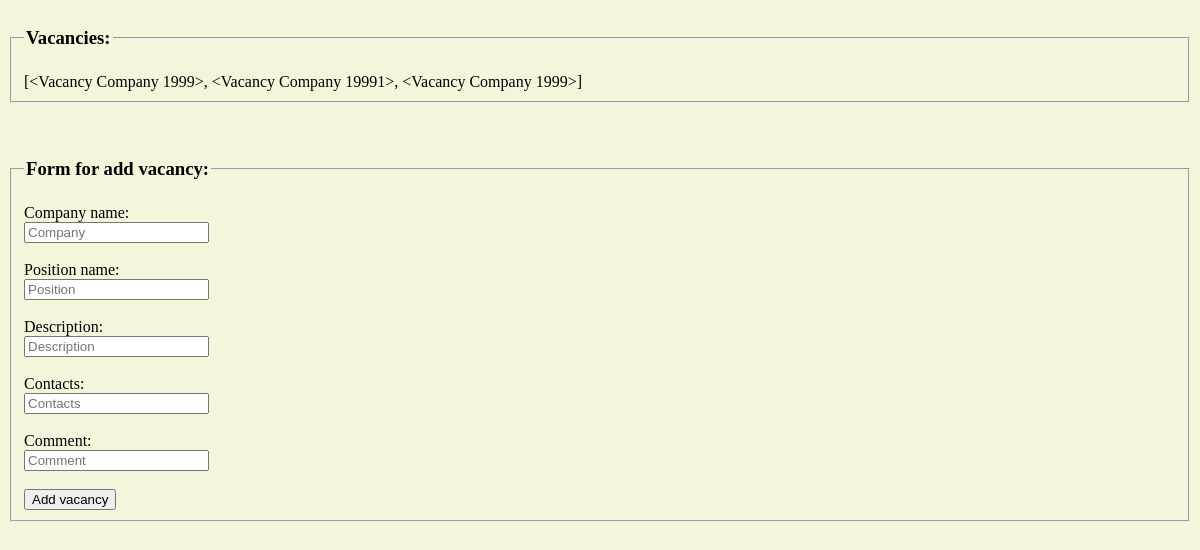
The app's page /vacancy/, older data.
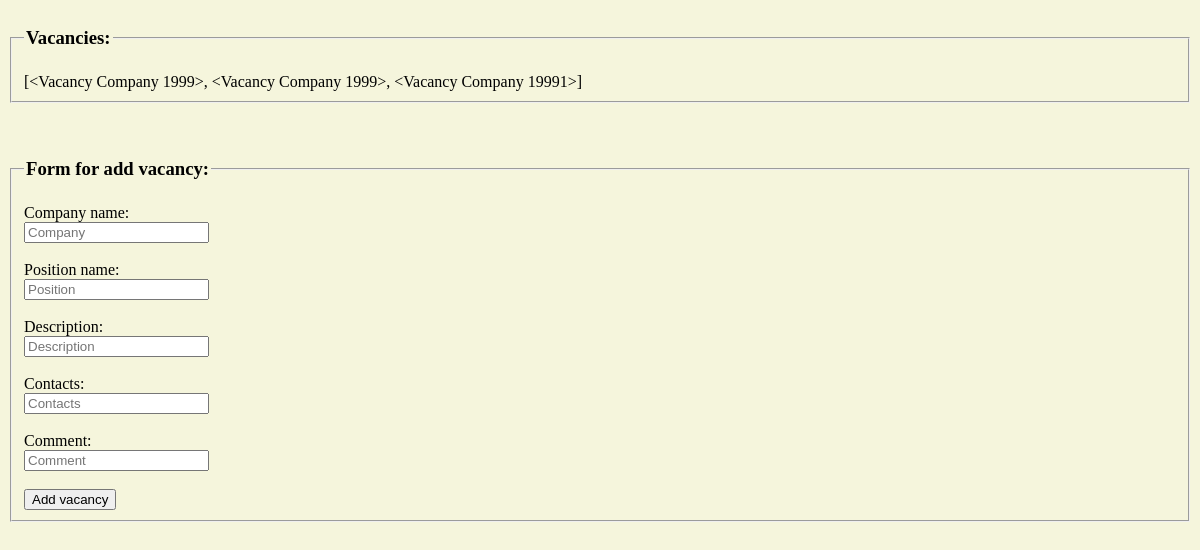
The same page, newer data.
### models.py (models this page shows, shortened)
class Vacancy(Base):
    __tablename__ = 'vacancy'
    id = Column(Integer, primary_key=True, autoincrement=True)
    user_id = Column(Integer, ForeignKey('user.id'))
    company = Column(String(120), nullable=True)
    position_name = Column(String(120), nullable=True)
    description = Column(String(250), nullable=True)
    contacts_ids = Column(String(120), nullable=True)
    comment = Column(String(120), nullable=True)
    creation_date = Column(String, default=datetime.utcnow())
    status = Column(Integer, nullable=True)
    def __repr__(self):
        return f"<Vacancy {self.company}>"

### app.py (the view, shortened to what this page needs)
@app.route("/vacancy/", methods=['GET', 'POST'])
def vacancies():
    db_alchemy.init_db()
    result = db_alchemy.db_session.query(Vacancy).all()
    return render_template('vacancy.html', vacancies=result)

### db_alchemy.py (called while the page is built)
def init_db():
    import models
    Base.metadata.create_all(bind=engine)

### templates/vacancy.html (shortened to what this page needs)
<!DOCTYPE html>
<html lang="en">
<head>
</head>
<body style="background-color:Beige;">
<form action="/vacancy/" method="GET" >
<fieldset>
     <legend><h3>Vacancies:</h3></legend>
            <div>
                {{vacancies}}
            </div>
</fieldset>
</form>
<br><br>
<form action="/vacancy/" method="POST" >
<fieldset>
     <legend><h3>Form for add vacancy:</h3></legend>
    <label for="company">Company name:</label><br>
    <input type="text" id="company" name="company" placeholder="Company"><br><br>
    <label for="position_name">Position name:</label><br>
    <input type="text" id="position_name" name="position_name" placeholder="Position"><br><br>
    <label for="description">Description:</label><br>
    <input type="text" id="description" name="description" placeholder="Description"><br><br>
    <label for="contacts_ids">Contacts:</label><br>
    <input type="text" id="contacts_ids" name="contacts_ids" placeholder="Contacts"><br><br>
    <label for="comment">Comment:</label><br>
    <input type="text" id="comment" name="comment" placeholder="Comment"><br><br>
    <input type="submit" value="Add vacancy">
</fieldset>
</form>
</body>
</html>

Row changes from the older to the newer data that the page shows:
no longer on this page (row edited): Vacancy: company.company "[<Vacancy Company 1999>, <Vacancy Company 19991>, <Vacancy Company 1999>]"
added Vacancy: company.company "[<Vacancy Company 1999>, <Vacancy Company 1999>, <Vacancy Company 19991>]"
